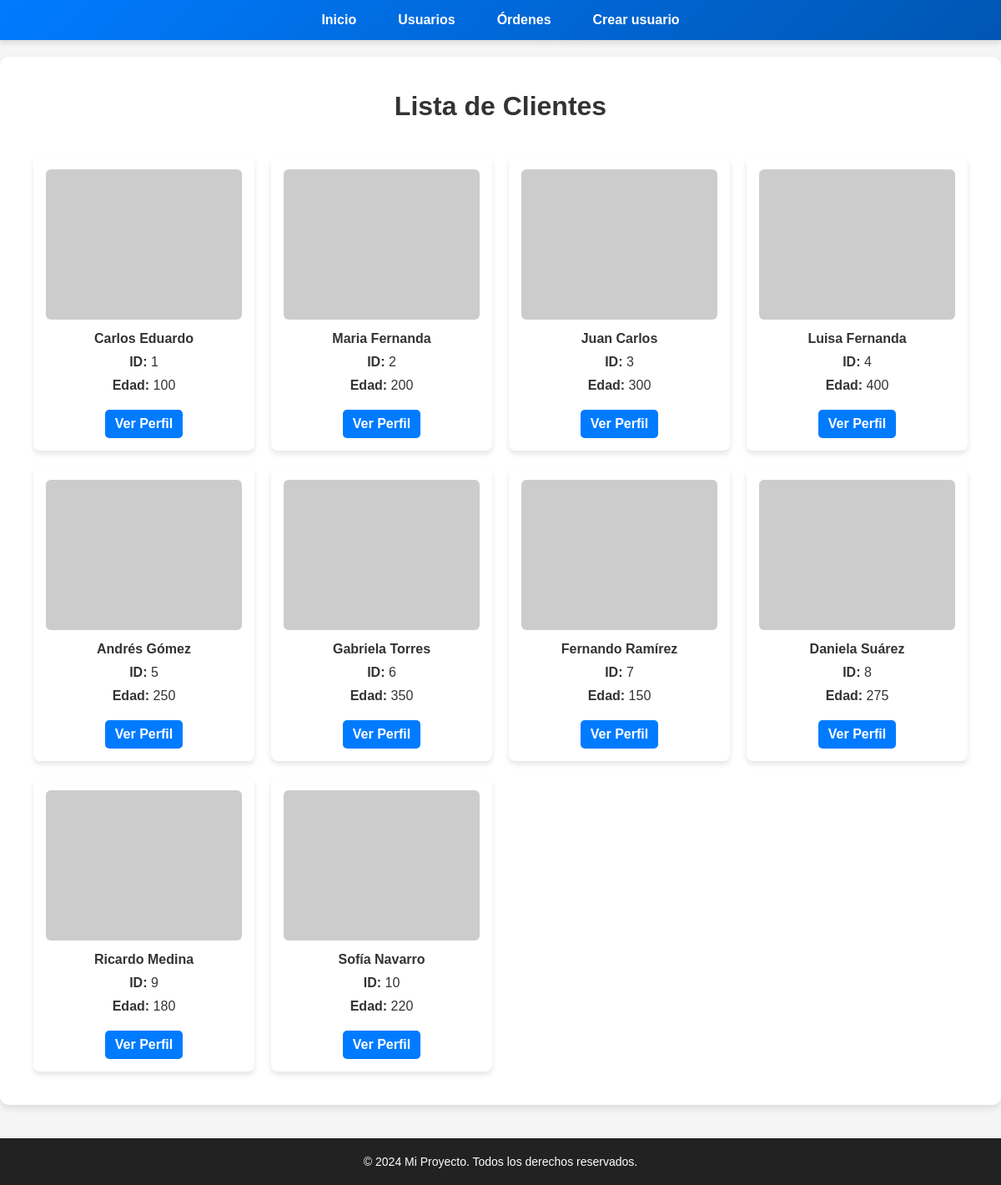
The page /users/users/ on the database as committed earlier.
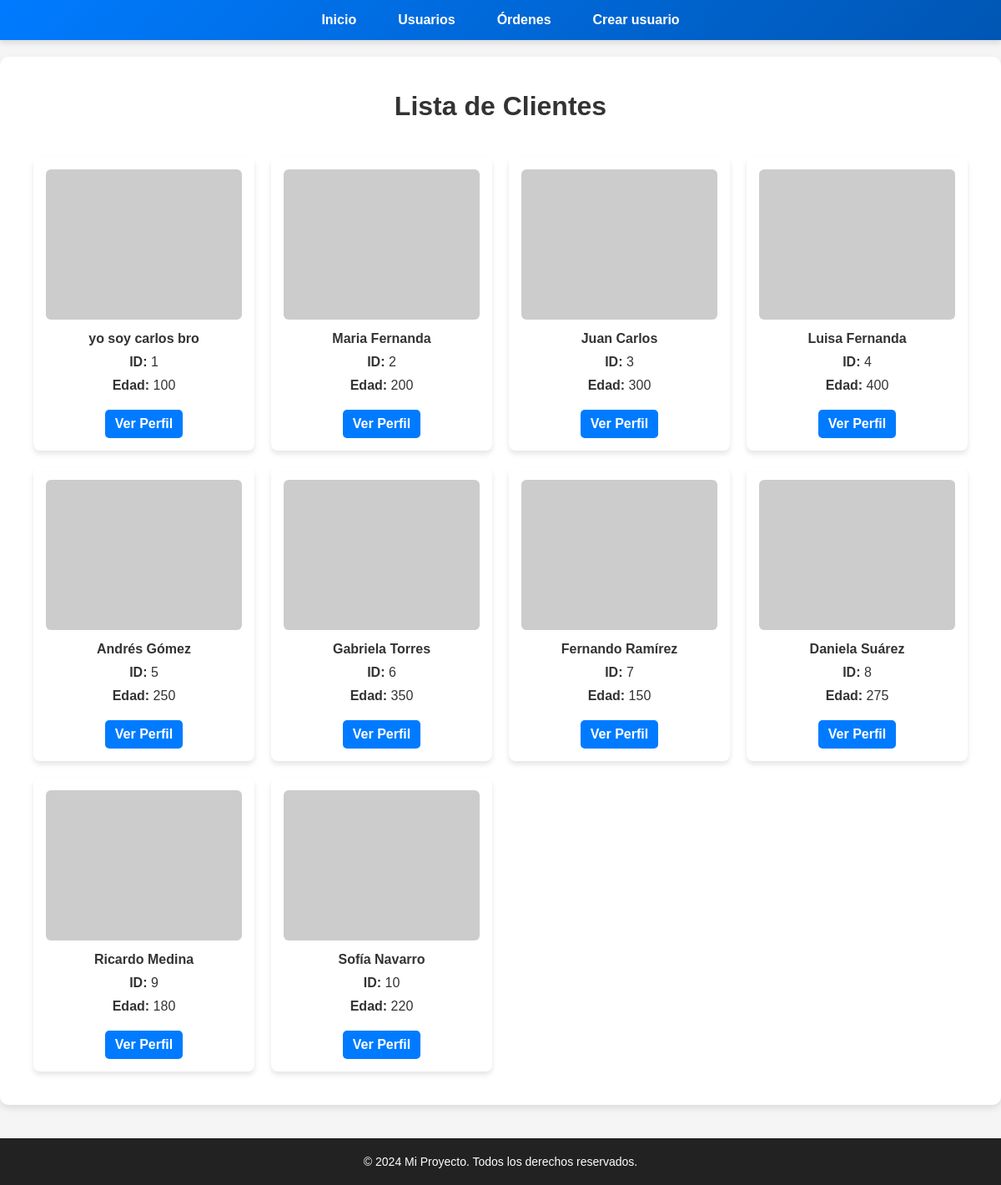
The same page on the database as committed later.
### users/models.py (models this page shows, shortened)
class User(models.Model):
    name = models.CharField(max_length=255)
    email = models.EmailField(unique=True)
    age = models.IntegerField()
    rfc = models.CharField(max_length=13, unique=True)
    photo = models.URLField()
    created_date = models.DateTimeField(auto_now_add=True)
    updated_date = models.DateTimeField(auto_now=True)

### users/views.py (the view)
# urls.py: path('users/', usersIndex, name='users_index'),  # Lista de usuarios
def usersIndex(request):
    users = User.objects.all()
    return render(request, 'users/Users.html', {'users': users})

### users/templates/users/users.html (shortened to what this page needs)
{% extends "base.html" %}
{% block content %}
    <h1 style="text-align:center;">Lista de Clientes</h1>
    <div class="container">
        {% for user in users %}
        <div class="card">
            <img src="{{ user.photo }}" alt="Foto de {{ user.name }}">
            <p><strong>{{ user.name }}</strong></p>
            <p><strong>ID:</strong> {{ user.id }}</p>
            <p><strong>Edad:</strong> {{ user.age }}</p>
            <a href="{% url 'user_detail' user.id %}" class="info-btn">Ver Perfil</a>
        </div>
        {% endfor %}
    </div>
{% endblock %}

### users/templates/base.html (shortened to what this page needs)
{% load static %}
<!DOCTYPE html>
<html lang="es">
<head>
    <link rel="stylesheet" href="{% static 'css/styles.css' %}">
</head>
<body>
    <header>
        <nav>
            <ul>
               <li><a href="{% url 'index' %}">Inicio</a></li>
                <li><a href="{% url 'users_index' %}">Usuarios</a></li>
                <li><a href="#">Órdenes</a></li>
                <li><a href="{% url 'create_user' %}">Crear usuario</a></li>
            </ul>
        </nav>
    </header>
    <main>
        {% block content %}{% endblock %}
    </main>
    <footer>
        <p>&copy; 2024 Mi Proyecto. Todos los derechos reservados.</p>
    </footer>
</body>
</html>

### users/templates/users/users.html (style rules this page uses)
.container { display: grid; grid-template-columns: repeat(auto-fit, minmax(250px, 1fr)); gap: 20px; padding: 20px; }
.card { background: #ffffff; border-radius: 8px; box-shadow: 0 4px 6px rgba(0, 0, 0, 0.1); padding: 15px; text-align: center; transition: transform 0.2s; }
.card img { width: 100%; height: 180px; object-fit: cover; border-radius: 6px; }
.card p { margin: 10px 0; font-size: 16px; }
.info-btn { display: inline-block; margin-top: 10px; padding: 8px 12px; background: #007BFF; color: white; text-decoration: none; border-radius: 5px; font-weight: bold; }

### users/templates/base.html (style rules this page uses)
body { font-family: 'Poppins', Arial, sans-serif; margin: 0; padding: 0; background-color: #f5f5f5; color: #333; }
header { background: linear-gradient(135deg, #007BFF, #0056b3); padding: 15px 0; box-shadow: 0 4px 6px rgba(0, 0, 0, 0.1); }
nav { display: flex; justify-content: center; align-items: center; }
nav ul { list-style: none; padding: 0; margin: 0; display: flex; gap: 20px; }
nav ul li { display: inline; }
nav ul li a { color: white; text-decoration: none; font-weight: bold; padding: 10px 15px; border-radius: 5px; transition: background 0.3s ease-in-out; }
main { max-width: 1200px; margin: 20px auto; padding: 20px; background: white; border-radius: 10px; box-shadow: 0 4px 8px rgba(0, 0, 0, 0.1); }
footer { background: #222; color: #fff; text-align: center; padding: 20px 0; margin-top: 40px; }
footer p { margin: 0; font-size: 14px; }

Rows that differ between the two databases and show on the page:
changed User id 1: name "Carlos Eduardo" → "yo soy carlos bro"
